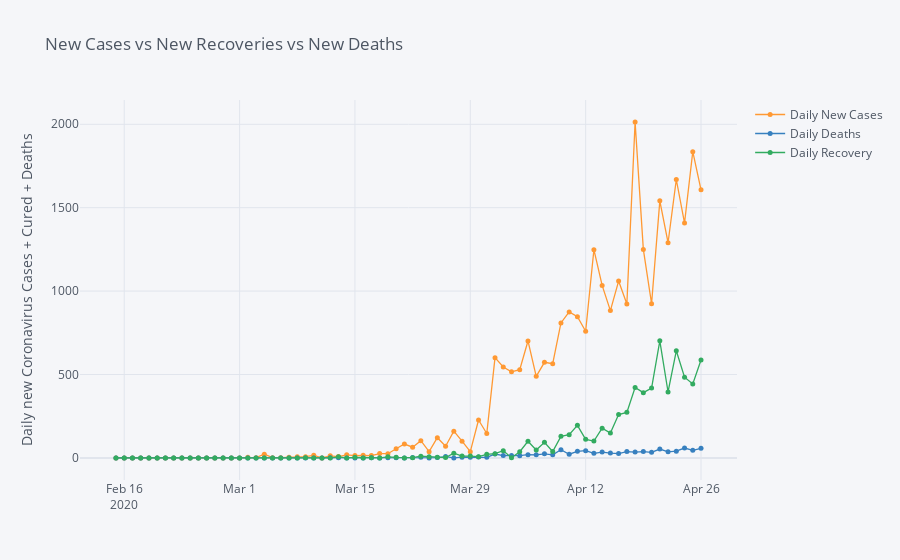

Notebook code cell kept with this figure:
### Markdown cell above
## Newly Infected vs Newly Recovered vs Newly Death in India

### Code cell
ind_daily_c = ind_daily.copy()
ind_daily_c.set_index('Date', inplace = True)
ind_daily_c.drop(['Total Cases', 'Active Cases', 'Total Deaths'], axis = 1).iplot(mode = 'markers+lines', size = 5,
                                            yTitle = 'Daily new Coronavirus Cases + Cured + Deaths', title = 'New Cases vs New Recoveries vs New Deaths')

### Figure 1 — Plotly figure (JSON) as saved in the notebook; plotly's stock layout.template omitted (floating-point values rounded to 4 significant figures)
{"data": [{"line": {"color": "rgba(255, 153, 51, 1.0)", "dash": "solid", "shape": "linear", "width": 1.3}, "marker": {"size": 5, "symbol": "circle"}, "mode": "markers+lines", "name": "Daily New Cases", "text": "", "type": "scatter", "x": ["2020-02-15", "2020-02-16", "2020-02-17", "2020-02-18", "2020-02-19", "2020-02-20", "2020-02-21", "2020-02-22", "2020-02-23", "2020-02-24", "2020-02-25", "2020-02-26", "2020-02-27", "2020-02-28", "2020-02-29", "2020-03-01", "2020-03-02", "2020-03-03", "2020-03-04", "2020-03-05", "2020-03-06", "2020-03-07", "2020-03-08", "2020-03-09", "2020-03-10", "2020-03-11", "2020-03-12", "2020-03-13", "2020-03-14", "2020-03-15", "2020-03-16", "2020-03-17", "2020-03-18", "2020-03-19", "2020-03-20", "2020-03-21", "2020-03-22", "2020-03-23", "2020-03-24", "2020-03-25", "2020-03-26", "2020-03-27", "2020-03-28", "2020-03-29", "2020-03-30", "2020-03-31", "2020-04-01", "2020-04-02", "2020-04-03", "2020-04-04", "2020-04-05", "2020-04-06", "2020-04-07", "2020-04-08", "2020-04-09", "2020-04-10", "2020-04-11", "2020-04-12", "2020-04-13", "2020-04-14", "2020-04-15", "2020-04-16", "2020-04-17", "2020-04-18", "2020-04-19", "2020-04-20", "2020-04-21", "2020-04-22", "2020-04-23", "2020-04-24", "2020-04-25", "2020-04-26"], "y": [0, 0, 0, 0, 0, 0, 0, 0, 0, 0, 0, 0, 0, 0, 0, 0, 3, 1, 22, 1, 1, 3, 6, 7, 15, 0, 12, 8, 18, 14, 15, 14, 26, 25, 55, 83, 64, 103, 37, 121, 70, 160, 100, 37, 227, 146, 601, 545, 516, 529, 701, 489, 573, 565, 809, 875, 846, 759, 1248, 1034, 883, 1060, 922, 2013, 1250, 924, 1541, 1290, 1669, 1408, 1836, 1607]}, {"line": {"color": "rgba(55, 128, 191, 1.0)", "dash": "solid", "shape": "linear", "width": 1.3}, "marker": {"size": 5, "symbol": "circle"}, "mode": "markers+lines", "name": "Daily Deaths", "text": "", "type": "scatter", "x": ["2020-02-15", "2020-02-16", "2020-02-17", "2020-02-18", "2020-02-19", "2020-02-20", "2020-02-21", "2020-02-22", "2020-02-23", "2020-02-24", "2020-02-25", "2020-02-26", "2020-02-27", "2020-02-28", "2020-02-29", "2020-03-01", "2020-03-02", "2020-03-03", "2020-03-04", "2020-03-05", "2020-03-06", "2020-03-07", "2020-03-08", "2020-03-09", "2020-03-10", "2020-03-11", "2020-03-12", "2020-03-13", "2020-03-14", "2020-03-15", "2020-03-16", "2020-03-17", "2020-03-18", "2020-03-19", "2020-03-20", "2020-03-21", "2020-03-22", "2020-03-23", "2020-03-24", "2020-03-25", "2020-03-26", "2020-03-27", "2020-03-28", "2020-03-29", "2020-03-30", "2020-03-31", "2020-04-01", "2020-04-02", "2020-04-03", "2020-04-04", "2020-04-05", "2020-04-06", "2020-04-07", "2020-04-08", "2020-04-09", "2020-04-10", "2020-04-11", "2020-04-12", "2020-04-13", "2020-04-14", "2020-04-15", "2020-04-16", "2020-04-17", "2020-04-18", "2020-04-19", "2020-04-20", "2020-04-21", "2020-04-22", "2020-04-23", "2020-04-24", "2020-04-25", "2020-04-26"], "y": [0, 0, 0, 0, 0, 0, 0, 0, 0, 0, 0, 0, 0, 0, 0, 0, 0, 0, 0, 0, 0, 0, 0, 0, 0, 0, 1, 1, 0, 0, 0, 1, 0, 1, 1, 0, 2, 3, 0, 2, 8, 0, 4, 3, 5, 3, 23, 14, 14, 13, 19, 18, 24, 18, 49, 22, 39, 43, 27, 35, 29, 26, 38, 35, 38, 33, 53, 36, 40, 59, 45, 57]}, {"line": {"color": "rgba(50, 171, 96, 1.0)", "dash": "solid", "shape": "linear", "width": 1.3}, "marker": {"size": 5, "symbol": "circle"}, "mode": "markers+lines", "name": "Daily Recovery", "text": "", "type": "scatter", "x": ["2020-02-15", "2020-02-16", "2020-02-17", "2020-02-18", "2020-02-19", "2020-02-20", "2020-02-21", "2020-02-22", "2020-02-23", "2020-02-24", "2020-02-25", "2020-02-26", "2020-02-27", "2020-02-28", "2020-02-29", "2020-03-01", "2020-03-02", "2020-03-03", "2020-03-04", "2020-03-05", "2020-03-06", "2020-03-07", "2020-03-08", "2020-03-09", "2020-03-10", "2020-03-11", "2020-03-12", "2020-03-13", "2020-03-14", "2020-03-15", "2020-03-16", "2020-03-17", "2020-03-18", "2020-03-19", "2020-03-20", "2020-03-21", "2020-03-22", "2020-03-23", "2020-03-24", "2020-03-25", "2020-03-26", "2020-03-27", "2020-03-28", "2020-03-29", "2020-03-30", "2020-03-31", "2020-04-01", "2020-04-02", "2020-04-03", "2020-04-04", "2020-04-05", "2020-04-06", "2020-04-07", "2020-04-08", "2020-04-09", "2020-04-10", "2020-04-11", "2020-04-12", "2020-04-13", "2020-04-14", "2020-04-15", "2020-04-16", "2020-04-17", "2020-04-18", "2020-04-19", "2020-04-20", "2020-04-21", "2020-04-22", "2020-04-23", "2020-04-24", "2020-04-25", "2020-04-26"], "y": [0, 0, 0, 0, 0, 0, 0, 0, 0, 0, 0, 0, 0, 0, 0, 0, 0, 0, 0, 0, 0, 0, 0, 1, 0, 0, 0, 6, 0, 3, 0, 1, 0, 6, 3, 0, 1, 10, 6, 3, 2, 28, 11, 11, 7, 21, 25, 43, 1, 37, 99, 47, 93, 38, 129, 139, 195, 111, 101, 178, 149, 260, 273, 422, 391, 419, 702, 395, 642, 484, 443, 587]}], "layout": {"legend": {"bgcolor": "#F5F6F9", "font": {"color": "#4D5663"}}, "paper_bgcolor": "#F5F6F9", "plot_bgcolor": "#F5F6F9", "title": {"font": {"color": "#4D5663"}, "text": "New Cases vs New Recoveries vs New Deaths"}, "xaxis": {"gridcolor": "#E1E5ED", "showgrid": true, "tickfont": {"color": "#4D5663"}, "title": {"font": {"color": "#4D5663"}, "text": ""}, "zerolinecolor": "#E1E5ED"}, "yaxis": {"gridcolor": "#E1E5ED", "showgrid": true, "tickfont": {"color": "#4D5663"}, "title": {"font": {"color": "#4D5663"}, "text": "Daily new Coronavirus Cases + Cured + Deaths"}, "zerolinecolor": "#E1E5ED"}}}
